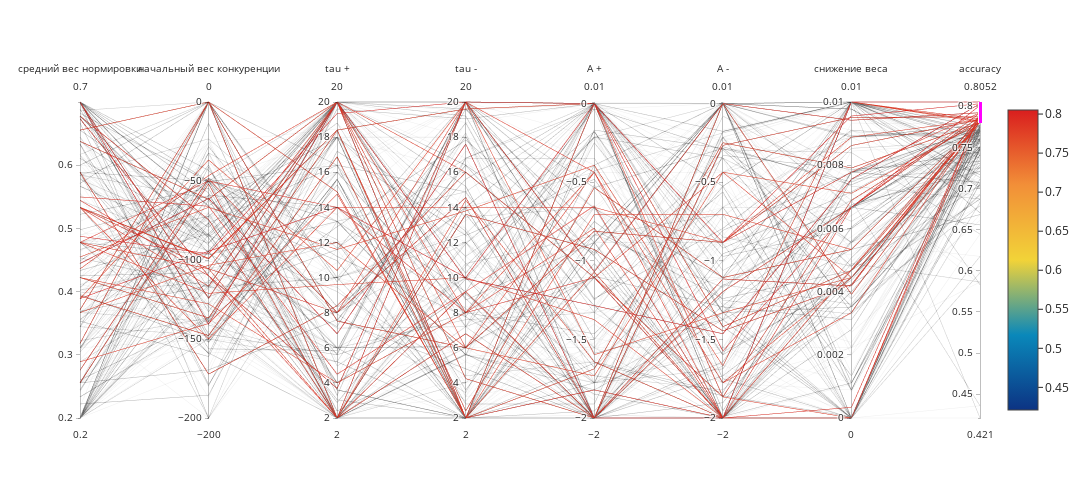

Notebook code cell kept with this figure:
### Code cell
ru__labels = ["средний вес нормировки", "начальный вес конкуренции", "tau +", "tau -", "A +", "A -", "снижение веса"]

fig = go.Figure(data=
    go.Parcoords(
        line = dict(color = scores[good],
                   colorscale = 'portland',
                   showscale = True),
        dimensions = [
            dict(
                label=ru__labels[i],
                values = parameters[:, i][good], range=(parameters[:, i].min(), parameters[:, i].max())) for i in range(parameters.shape[1])
        ] + [dict(label="accuracy", values=scores[good], constraintrange=[0.78, max(scores)])]
    )
)
fig.update_layout(height=500, width=1200)

### Figure 1 — Plotly figure (JSON) as saved in the notebook; plotly's stock layout.template omitted (floating-point values rounded to 4 significant figures; data arrays with more than 128 entries replaced by an {"elided": "..."} marker saying what was removed)
{"data": [{"dimensions": [{"label": "средний вес нормировки", "range": [0.2, 0.7], "values": {"elided": "500 float values"}}, {"label": "начальный вес конкуренции", "range": [-200, 0], "values": {"elided": "500 float values"}}, {"label": "tau +", "range": [2, 20], "values": {"elided": "500 float values"}}, {"label": "tau -", "range": [2, 20], "values": {"elided": "500 float values"}}, {"label": "A +", "range": [-2, 0.01], "values": {"elided": "500 float values"}}, {"label": "A -", "range": [-2, 0.01], "values": {"elided": "500 float values"}}, {"label": "снижение веса", "range": [0, 0.01], "values": {"elided": "500 float values"}}, {"constraintrange": [0.78, 0.8052], "label": "accuracy", "values": {"elided": "500 float values"}}], "line": {"color": {"elided": "500 float values"}, "colorscale": [[0, "rgb(12,51,131)"], [0.25, "rgb(10,136,186)"], [0.5, "rgb(242,211,56)"], [0.75, "rgb(242,143,56)"], [1, "rgb(217,30,30)"]], "showscale": true}, "type": "parcoords"}], "layout": {"height": 500, "width": 1200}}
